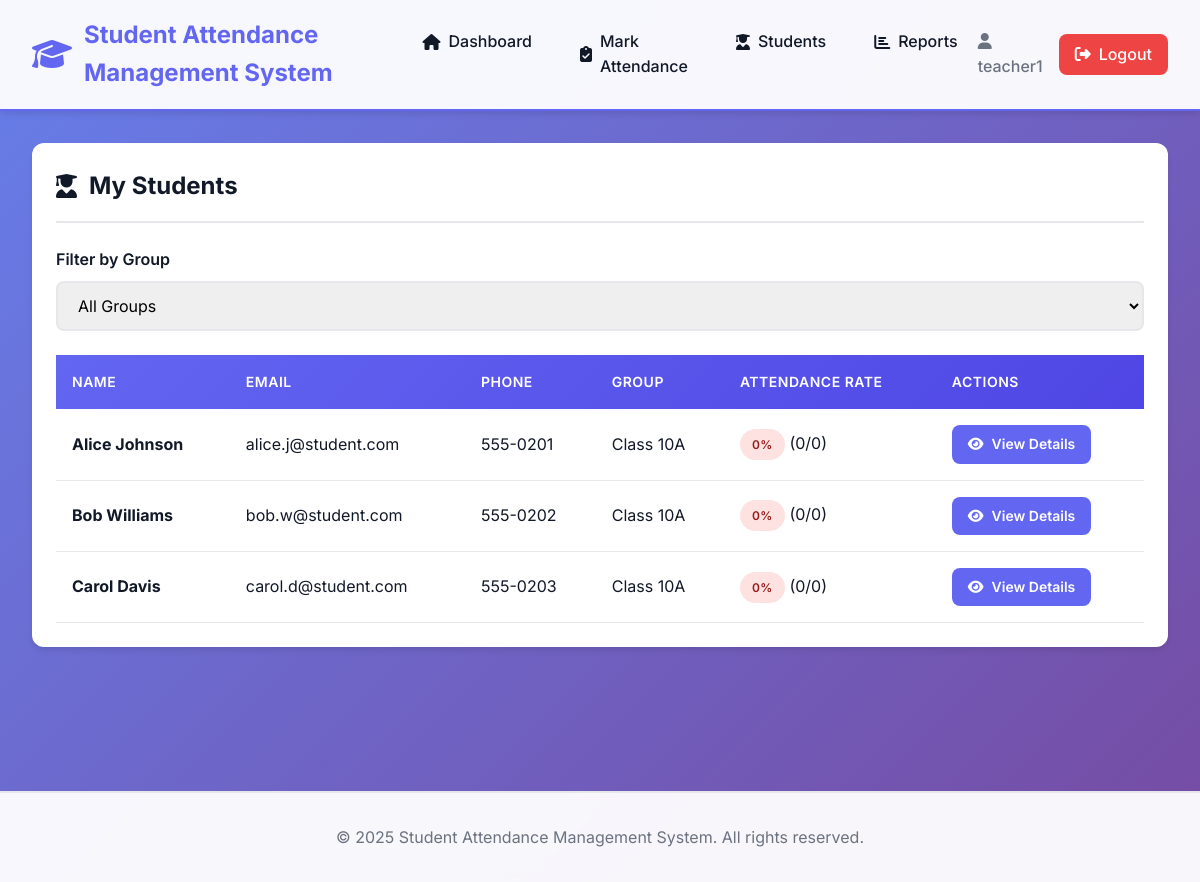
The app's page /teacher/students.php (signed in) with its own data.
### tables this page shows
CREATE TABLE students (
    id INT AUTO_INCREMENT PRIMARY KEY,
    name VARCHAR(100) NOT NULL,
    email VARCHAR(100) UNIQUE,
    phone VARCHAR(20),
    group_id INT NOT NULL,
    created_at TIMESTAMP DEFAULT CURRENT_TIMESTAMP,
    FOREIGN KEY (group_id) REFERENCES groups(id) ON DELETE CASCADE,
    INDEX idx_group_id (group_id)
);

CREATE TABLE groups (
    id INT AUTO_INCREMENT PRIMARY KEY,
    name VARCHAR(100) NOT NULL,
    created_by INT NOT NULL,
    created_at TIMESTAMP DEFAULT CURRENT_TIMESTAMP,
    FOREIGN KEY (created_by) REFERENCES users(id) ON DELETE CASCADE,
    INDEX idx_created_by (created_by)
);

### includes/functions.php (called while the page is built, shortened)
<?php
function calculateAttendancePercentage($present, $total) {
    if ($total == 0) return 0;
    return round(($present / $total) * 100, 2);
}
?>

### teacher/students.php (the view, shortened to what this page needs)
<?php
require_once '../includes/header.php';
$teacherId = getTeacherId($pdo, $_SESSION['user_id']);
try {
    $stmt = $pdo->prepare("
        SELECT g.*
        FROM groups g
        JOIN group_assignments ga ON g.id = ga.group_id
        WHERE ga.teacher_id = ?
        ORDER BY g.name
    ");
    $stmt->execute([$teacherId]);
    $assignedGroups = $stmt->fetchAll();
} catch (PDOException $e) {
    $assignedGroups = [];
}
$selectedGroup = isset($_GET['group_id']) ? (int)$_GET['group_id'] : null;
$students = [];
if ($selectedGroup && teacherHasAccessToGroup($pdo, $teacherId, $selectedGroup)) {
    try {
        $stmt = $pdo->prepare("
            SELECT s.*,
                   (SELECT COUNT(*) FROM attendance WHERE student_id = s.id AND status = 'present') as present_count,
                   (SELECT COUNT(*) FROM attendance WHERE student_id = s.id) as total_attendance
            FROM students s
            WHERE s.group_id = ?
            ORDER BY s.name
        ");
        $stmt->execute([$selectedGroup]);
        $students = $stmt->fetchAll();
    } catch (PDOException $e) {
        setFlashMessage('danger', 'Error loading students.');
    }
} elseif (!$selectedGroup && !empty($assignedGroups)) {
    try {
        $groupIds = array_column($assignedGroups, 'id');
        $placeholders = implode(',', array_fill(0, count($groupIds), '?'));
        $stmt = $pdo->prepare("
            SELECT s.*, g.name as group_name,
                   (SELECT COUNT(*) FROM attendance WHERE student_id = s.id AND status = 'present') as present_count,
                   (SELECT COUNT(*) FROM attendance WHERE student_id = s.id) as total_attendance
            FROM students s
            JOIN groups g ON s.group_id = g.id
            WHERE s.group_id IN ($placeholders)
            ORDER BY g.name, s.name
        ");
        $stmt->execute($groupIds);
        $students = $stmt->fetchAll();
    } catch (PDOException $e) {
        setFlashMessage('danger', 'Error loading students.');
    }
}
$viewStudent = null;
?>
<?php if ($viewStudent): ?>
    <div class="card">
        <div class="card-header">
            <h2><i class="fas fa-user-graduate"></i> <?php echo htmlspecialchars($viewStudent['name']); ?></h2>
            <a href="students.php" class="btn btn-secondary btn-sm">
                <i class="fas fa-arrow-left"></i> Back to Students
            </a>
        </div>
        <div class="card-body">
            <div style="display: grid; grid-template-columns: repeat(auto-fit, minmax(200px, 1fr)); gap: 1rem; margin-bottom: 2rem;">
                <div>
                    <strong>Email:</strong><br>
                    <?php echo htmlspecialchars($viewStudent['email']); ?>
                </div>
                <div>
                    <strong>Phone:</strong><br>
                    <?php echo htmlspecialchars($viewStudent['phone']); ?>
                </div>
                <div>
                    <strong>Group:</strong><br>
                    <?php echo htmlspecialchars($viewStudent['group_name']); ?>
                </div>
            </div>
        </div>
    </div>
    <div class="stats-grid" style="grid-template-columns: repeat(4, 1fr);">
        <div class="stat-card" style="background: linear-gradient(135deg, var(--info-color), #2563eb);">
            <div class="stat-icon"><i class="fas fa-clipboard-list"></i></div>
            <div class="stat-value"><?php echo $studentStats['total']; ?></div>
            <div class="stat-label">Total Records</div>
        </div>
        <div class="stat-card">
            <div class="stat-icon"><i class="fas fa-check-circle"></i></div>
            <div class="stat-value"><?php echo $studentStats['present']; ?></div>
            <div class="stat-label">Present</div>
        </div>
        <div class="stat-card" style="background: linear-gradient(135deg, var(--danger-color), #dc2626);">
            <div class="stat-icon"><i class="fas fa-times-circle"></i></div>
            <div class="stat-value"><?php echo $studentStats['absent']; ?></div>
            <div class="stat-label">Absent</div>
        </div>
        <div class="stat-card">
            <div class="stat-icon"><i class="fas fa-percentage"></i></div>
            <div class="stat-value"><?php echo calculateAttendancePercentage($studentStats['present'], $studentStats['total']); ?>%</div>
            <div class="stat-label">Attendance Rate</div>
        </div>
    </div>
    <div class="card">
        <div class="card-header">
            <h2><i class="fas fa-history"></i> Attendance History</h2>
        </div>
        <div class="card-body">
            <?php if (empty($attendanceHistory)): ?>
                <p class="text-center" style="color: var(--text-secondary); padding: 2rem;">
                    No attendance records found.
                </p>
            <?php else: ?>
                <div class="table-responsive">
                    <table>
                        <thead>
                            <tr>
                                <th>Date</th>
                                <th>Partition</th>
                                <th>Day</th>
                                <th>Status</th>
                                <th>Notes</th>
                            </tr>
                        </thead>
                        <tbody>
                            <?php foreach ($attendanceHistory as $record): ?>
                            <tr>
                                <td><?php echo formatDate($record['date']); ?></td>
                                <td><?php echo htmlspecialchars($record['partition_name']); ?></td>
                                <td><?php echo htmlspecialchars($record['day_of_week']); ?></td>
                                <td><?php echo getStatusBadge($record['status']); ?></td>
                                <td><?php echo htmlspecialchars($record['notes']); ?></td>
                            </tr>
                            <?php endforeach; ?>
                        </tbody>
                    </table>
                </div>
            <?php endif; ?>
        </div>
    </div>
<?php else: ?>
    <div class="card">
        <div class="card-header">
            <h2><i class="fas fa-user-graduate"></i> My Students</h2>
        </div>
        <div class="card-body">
            <form method="GET" class="mb-3">
                <div class="form-group">
                    <label for="group_id" class="form-label">Filter by Group</label>
                    <select id="group_id" name="group_id" class="form-control" onchange="this.form.submit()">
                        <option value="">All Groups</option>
                    </select>
                </div>
            </form>
            <?php if (empty($students)): ?>
                <p class="text-center" style="color: var(--text-secondary); padding: 2rem;">
                    <i class="fas fa-info-circle"></i> No students found.
                </p>
            <?php else: ?>
                <div class="table-responsive">
                    <table id="studentsTable">
                        <thead>
                            <tr>
                                <th>Name</th>
                                <th>Email</th>
                                <th>Phone</th>
                                <?php if (!$selectedGroup): ?>
                                    <th>Group</th>
                                <?php endif; ?>
                                <th>Attendance Rate</th>
                                <th>Actions</th>
                            </tr>
                        </thead>
                        <tbody>
                            <?php foreach ($students as $student):
                                $attendanceRate = calculateAttendancePercentage($student['present_count'], $student['total_attendance']);
                            ?>
                            <tr>
                                <td><strong><?php echo htmlspecialchars($student['name']); ?></strong></td>
                                <td><?php echo htmlspecialchars($student['email']); ?></td>
                                <td><?php echo htmlspecialchars($student['phone']); ?></td>
                                <?php if (!$selectedGroup): ?>
                                    <td><?php echo htmlspecialchars($student['group_name']); ?></td>
                                <?php endif; ?>
                                <td>
                                    <span class="badge <?php echo $attendanceRate >= 75 ? 'badge-success' : ($attendanceRate >= 50 ? 'badge-warning' : 'badge-danger'); ?>">
                                        <?php echo $attendanceRate; ?>%
                                    </span>
                                    (<?php echo $student['present_count']; ?>/<?php echo $student['total_attendance']; ?>)
                                </td>
                                <td>
                                    <a href="students.php?view=<?php echo $student['id']; ?>" class="btn btn-sm btn-primary">
                                        <i class="fas fa-eye"></i> View Details
                                    </a>
                                </td>
                            </tr>
                            <?php endforeach; ?>
                        </tbody>
                    </table>
                </div>
            <?php endif; ?>
        </div>
    </div>
<?php endif; ?>
<?php require_once '../includes/footer.php'; ?>

### css/style.css (style rules this page uses)
:root { --primary-color: #6366f1; --primary-dark: #4f46e5; --primary-light: #818cf8; --secondary-color: #8b5cf6; --success-color: #10b981; --danger-color: #ef4444; --warning-color: #f59e0b; --info-color: #3b82f6; --dark-color: #1f2937; --light-color: #f9fafb; --border-color: #e5e7eb; --text-primary: #111827; --text-secondary: #6b7280; --shadow-sm: 0 1px 2px 0 rgba(0, 0, 0, 0.05); --shadow-md: 0 4px 6px -1px rgba(0, 0, 0, 0.1); --shadow-lg: 0 10px 15px -3px rgba(0, 0, 0, 0.1); --shadow-xl: 0 20px 25px -5px rgba(0, 0, 0, 0.1); --radius-sm: 0.375rem; --radius-md: 0.5rem; --radius-lg: 0.75rem; --transition: all 0.3s cubic-bezier(0.4, 0, 0.2, 1); }
* { margin: 0; padding: 0; box-sizing: border-box; }
body { font-family: 'Inter', -apple-system, BlinkMacSystemFont, 'Segoe UI', Roboto, sans-serif; background: linear-gradient(135deg, #667eea 0%, #764ba2 100%); min-height: 100vh; color: var(--text-primary); line-height: 1.6; }
.card { background: white; border-radius: var(--radius-lg); box-shadow: var(--shadow-md); padding: 1.5rem; margin-bottom: 1.5rem; transition: var(--transition); }
.card-header { display: flex; justify-content: space-between; align-items: center; margin-bottom: 1.5rem; padding-bottom: 1rem; border-bottom: 2px solid var(--border-color); }
.card-header h2 { font-size: 1.5rem; color: var(--text-primary); display: flex; align-items: center; gap: 0.75rem; }
.card-body { padding: 0; }
.form-group { margin-bottom: 1.5rem; }
.form-label { display: block; margin-bottom: 0.5rem; font-weight: 600; color: var(--text-primary); }
.form-control { width: 100%; padding: 0.75rem 1rem; border: 2px solid var(--border-color); border-radius: var(--radius-md); font-size: 1rem; transition: var(--transition); font-family: inherit; }
select.form-control { cursor: pointer; }
.btn { padding: 0.75rem 1.5rem; border: none; border-radius: var(--radius-md); font-size: 1rem; font-weight: 600; cursor: pointer; transition: var(--transition); display: inline-flex; align-items: center; gap: 0.5rem; text-decoration: none; font-family: inherit; }
.btn-primary { background: var(--primary-color); color: white; }
.btn-sm { padding: 0.5rem 1rem; font-size: 0.875rem; }
.table-responsive { overflow-x: auto; margin-top: 1rem; }
table { width: 100%; border-collapse: collapse; background: white; }
thead { background: linear-gradient(135deg, var(--primary-color), var(--primary-dark)); color: white; }
th { padding: 1rem; text-align: left; font-weight: 600; font-size: 0.875rem; text-transform: uppercase; letter-spacing: 0.5px; }
td { padding: 1rem; border-bottom: 1px solid var(--border-color); }
tbody tr { transition: var(--transition); }
.badge { padding: 0.375rem 0.75rem; border-radius: 9999px; font-size: 0.75rem; font-weight: 600; display: inline-block; text-transform: uppercase; letter-spacing: 0.5px; }
.badge-danger { background: #fee2e2; color: #991b1b; }
.mb-3 { margin-bottom: 1.5rem; }

### records on screen
students: name "Alice Johnson", email "alice.j@student.com", phone "555-0201", group.name "Class 10A", attendanceRate "0", present_count "0", total_attendance "0"
students: name "Bob Williams", email "bob.w@student.com", phone "555-0202", group.name "Class 10A", attendanceRate "0", present_count "0", total_attendance "0"
students: name "Carol Davis", email "carol.d@student.com", phone "555-0203", group.name "Class 10A", attendanceRate "0", present_count "0", total_attendance "0"

### other values on screen
APP_NAME "Student Attendance Management System"
$_SESSION['username'] "teacher1"
